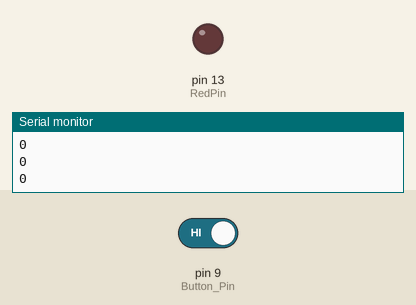
Bench run of a sketch on a simulated Arduino Uno, built with avr-gcc and run on an emulated ATmega328P. Parts: output pins drawn as LEDs (lit = HIGH), the last lines printed to the serial monitor. The test bench sets the inputs (shaded band); at power-on: pin 9 (Button_Pin) HIGH.

Above: at 11.1 s.
11.2 s: pin 9 (Button_Pin) driven LOW
At 15.48 s:
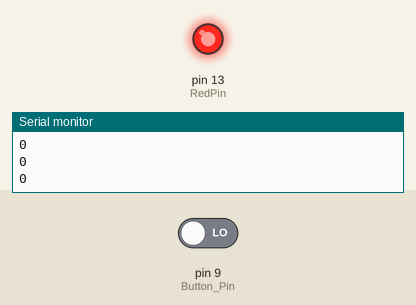
22.1 s: pin 9 (Button_Pin) driven HIGH
At 22.8 s:
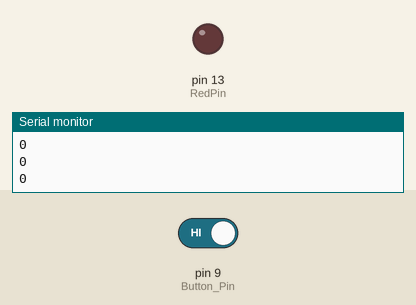
Timing chart, 0 to 25.1 s (numbered marks = the images above; inputs shaded):
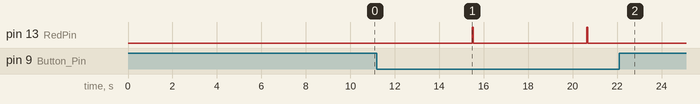

Measured:
- after the input at 11.2 s, pin 13 (RedPin): alternates HIGH for 0.05 s and LOW for 5.1 s, starting after 4.3 s
- after the input at 22.1 s, pin 13 (RedPin): stops changing and stays LOW

The sketch:

CommunicationDemo.ino
```cpp
#include <SoftwareSerial.h>
#define Rx 10 // DOUT to pin 10
#define Tx 11 // DIN to pin 11

SoftwareSerial Xbee (Rx, Tx);

void setup() {
  Serial.begin(9600);
  Xbee.begin(9600);
  pinMode(13, OUTPUT);
  digitalWrite(13, LOW);
  pinMode(9, INPUT); //Button Pin
  int RedPin=13;
  int ButtonPin=6;
}
void loop() {


  byte wRight = digitalRead(9);

  if(wRight==0){
  //COMMUNICATION CODE
  int outgoing = 0;
 // if(digitalRead(6) == LOW)
 if(wRight==0){

  for (int k=0; k>10; k++){ // If state:1
    outgoing = 'B';
  }
  }

  else{
        outgoing = 'b';
}
    Xbee.print(outgoing);
    digitalWrite(13, HIGH);
    //Serial.println(outgoing);
  }
  int incoming = 0;
  if(Xbee.available()){
    incoming = Xbee.read();
    Serial.println(incoming);
  }
  int aA=0;
  int bB=0;
  int cC=0;
  int dD=0;
  int eE=0;
  int fF=0;
  if(((incoming == 'A')||(incoming == 'a'))&&(aA==0)){
bool A=isUpperCase(incoming);
digitalWrite(13, LOW);
aA=1;
  }
 else if(((incoming == 'B')||(incoming == 'b'))&&(bB==0)){
bool B=isUpperCase(incoming);
digitalWrite(13, LOW);
bB=1;
  }

  else if(((incoming == 'D')||(incoming == 'D'))&&(dD==0)){
bool D=isUpperCase(incoming);
digitalWrite(13, LOW);
dD=1;
  }
  else if(((incoming == 'E')||(incoming == 'e'))&&(eE==0)){
bool E=isUpperCase(incoming);
digitalWrite(13, LOW);
eE=1;
  }
  else if(((incoming == 'F')||(incoming == 'f'))&&(fF==0)){
bool F=isUpperCase(incoming);
digitalWrite(13, LOW);
fF=1;
  }

 int Count1=aA+bB+cC+dD+eE+fF;
// int Count2=A+B+C+D+E+F;

  delay(50);
  digitalWrite(13, LOW);
  Serial.println(Count1);

digitalWrite(4,HIGH);
 SoftwareSerial mySerial = SoftwareSerial(255, 4);
 mySerial.begin(9600);
 delay(100);
 mySerial.write(12);
 delay(5);
 mySerial.write(17);
 mySerial.print(Count1);
 //Serial.print("Magnet is not present.");
 delay(5000);
 mySerial.write(18);


  }
```
